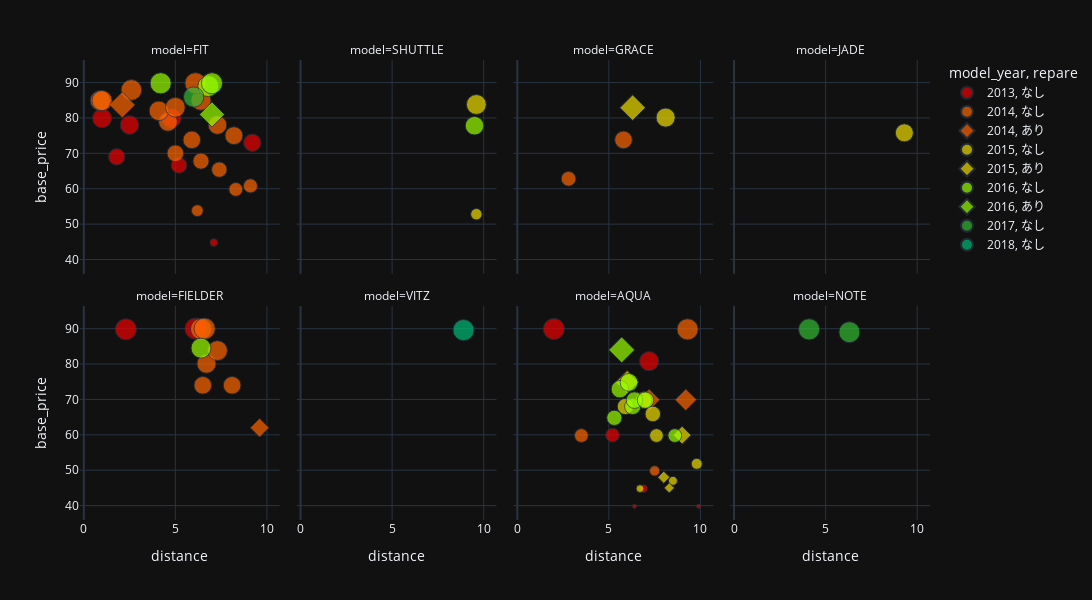

Notebook cell for this chart:
### Code cell
fig = px.scatter(cars,
                 x='distance',
                 size='ref_price',
                 size_max=15,
                 color='model_year',
                 category_orders = {'model_year':['2013','2014','2015','2016','2017','2018','2019','2020']},
                 y='base_price',
                 facet_col='model',
                 facet_col_wrap = 4,
                 template='plotly_dark',
                 symbol='repare',
                 hover_data=[cars.index,'base_price','color'],
                 color_discrete_sequence = ['#ee0000','#ff6600','#eedd00','#99ff00','#33bb33','#00bb77','0055ff'],
                 color_continuous_scale=px.colors.sequential.Turbo,
                height=600,
                width=1200)
# fig.update(layout_coloraxis_showscale=False)
fig.show()

### Figure 1 — Plotly figure (JSON) as saved in the notebook; plotly's stock layout.template omitted (floating-point values rounded to 4 significant figures)
{"data": [{"customdata": [[4, "ブラックパール"], [5, "アラバスターシルバーＭ"], [6, "シルバーメタリック"], [20, "ミラノレッド"], [21, "シルバー"], [22, "プレミアムホワイトＰ"], [23, "プレミアムホワイトＰ"]], "hovertemplate": "model_year=2013<br>repare=なし<br>model=FIT<br>distance=%{x}<br>base_price=%{y}<br>ref_price=%{marker.size}<br>index=%{customdata[0]}<br>color=%{customdata[1]}<extra></extra>", "legendgroup": "2013, なし", "marker": {"color": "#ee0000", "size": [7, 42.1, 42.1, 31.2, 28.8, 35.2, 40.2], "sizemode": "area", "sizeref": 0.232, "symbol": "circle"}, "mode": "markers", "name": "2013, なし", "orientation": "v", "showlegend": true, "type": "scatter", "x": [7.1, 4.8, 1, 1.8, 5.2, 9.2, 2.5], "xaxis": "x5", "y": [44.8, 79.9, 79.9, 69, 66.6, 73, 78], "yaxis": "y5"}, {"customdata": [[43, "ライトブルー"], [47, "ブラック"]], "hovertemplate": "model_year=2013<br>repare=なし<br>model=FIELDER<br>distance=%{x}<br>base_price=%{y}<br>ref_price=%{marker.size}<br>index=%{customdata[0]}<br>color=%{customdata[1]}<extra></extra>", "legendgroup": "2013, なし", "marker": {"color": "#ee0000", "size": [52, 52.2], "sizemode": "area", "sizeref": 0.232, "symbol": "circle"}, "mode": "markers", "name": "2013, なし", "orientation": "v", "showlegend": false, "type": "scatter", "x": [2.3, 6.1], "xaxis": "x", "y": [89.8, 90], "yaxis": "y"}, {"customdata": [[62, "ブラック"], [63, "クールソーダメタリック"], [64, "クールソーダメタリック"], [65, "クールソーダメタリック"], [66, "ブラックパール"], [67, "ブラックマイカ"]], "hovertemplate": "model_year=2013<br>repare=なし<br>model=AQUA<br>distance=%{x}<br>base_price=%{y}<br>ref_price=%{marker.size}<br>index=%{customdata[0]}<br>color=%{customdata[1]}<extra></extra>", "legendgroup": "2013, なし", "marker": {"color": "#ee0000", "size": [2, 2, 7, 22.1, 43, 52.1], "sizemode": "area", "sizeref": 0.232, "symbol": "circle"}, "mode": "markers", "name": "2013, なし", "orientation": "v", "showlegend": false, "type": "scatter", "x": [9.9, 6.4, 6.9, 5.2, 7.2, 2], "xaxis": "x3", "y": [39.8, 39.8, 44.8, 59.9, 80.8, 89.9], "yaxis": "y3"}, {"customdata": [[1, "ブラック"], [2, "ライトゴールドメタリック"], [3, "ベージュ"], [11, "ブリリアントスポーティーブルーメタリック"], [12, "パールホワイト"], [13, "ライトベージュＭ"], [14, "プレミアムホワイトパール"], [15, "アラバスターシルバーＭ"], [16, "ブリリアントスポーティブルーメタリック"], [17, "アトラクトイエローパール"], [18, "プレミアムホワイトP"], [19, "プレミアムホワイトパール"], [24, "プレミアムホワイトパール"], [25, "ブルー"], [26, "ブリリアントスポーティブルーメタリック"], [27, "パール"], [29, "ライトブルーマイカ"]], "hovertemplate": "model_year=2014<br>repare=なし<br>model=FIT<br>distance=%{x}<br>base_price=%{y}<br>ref_price=%{marker.size}<br>index=%{customdata[0]}<br>color=%{customdata[1]}<extra></extra>", "legendgroup": "2014, なし", "marker": {"color": "#ff6600", "size": [30, 47.1, 50.1, 22, 32.2, 36, 37.2, 40.2, 41.1, 44.2, 47.2, 52, 47.1, 16, 27.6, 23, 45.2], "sizemode": "area", "sizeref": 0.232, "symbol": "circle"}, "mode": "markers", "name": "2014, なし", "orientation": "v", "showlegend": true, "type": "scatter", "x": [6.4, 0.9, 2.6, 8.3, 5, 5.9, 8.2, 7.3, 4.6, 4.1, 6.4, 6.1, 1, 6.2, 7.4, 9.1, 5], "xaxis": "x5", "y": [67.8, 84.9, 87.9, 59.8, 70, 73.8, 75, 78, 78.9, 82, 85, 89.8, 84.9, 53.8, 65.4, 60.8, 83], "yaxis": "y5"}, {"customdata": [[35, "アラバスタ―シルバーM"], [36, "ゴールドブラウンメタリック"]], "hovertemplate": "model_year=2014<br>repare=なし<br>model=GRACE<br>distance=%{x}<br>base_price=%{y}<br>ref_price=%{marker.size}<br>index=%{customdata[0]}<br>color=%{customdata[1]}<extra></extra>", "legendgroup": "2014, なし", "marker": {"color": "#ff6600", "size": [25, 36], "sizemode": "area", "sizeref": 0.232, "symbol": "circle"}, "mode": "markers", "name": "2014, なし", "orientation": "v", "showlegend": false, "type": "scatter", "x": [2.8, 5.8], "xaxis": "x7", "y": [62.8, 73.8], "yaxis": "y7"}, {"customdata": [[38, "ブラックマイカ"], [39, "シルバー"], [41, "シルバー"], [42, "ブルー"], [45, "ブラック"], [46, "パールホワイト"]], "hovertemplate": "model_year=2014<br>repare=なし<br>model=FIELDER<br>distance=%{x}<br>base_price=%{y}<br>ref_price=%{marker.size}<br>index=%{customdata[0]}<br>color=%{customdata[1]}<extra></extra>", "legendgroup": "2014, なし", "marker": {"color": "#ff6600", "size": [52.1, 42.3, 36.2, 36.2, 52.2, 46], "sizemode": "area", "sizeref": 0.232, "symbol": "circle"}, "mode": "markers", "name": "2014, なし", "orientation": "v", "showlegend": false, "type": "scatter", "x": [6.4, 6.7, 8.1, 6.5, 6.6, 7.3], "xaxis": "x", "y": [89.9, 80.1, 74, 74, 90, 83.8], "yaxis": "y"}, {"customdata": [[57, "ブラックマイカ"], [60, "ディープアメジストマイカメタリック"], [61, "ライムホワイトパールクリスタルシャイン"]], "hovertemplate": "model_year=2014<br>repare=なし<br>model=AQUA<br>distance=%{x}<br>base_price=%{y}<br>ref_price=%{marker.size}<br>index=%{customdata[0]}<br>color=%{customdata[1]}<extra></extra>", "legendgroup": "2014, なし", "marker": {"color": "#ff6600", "size": [12, 22, 52], "sizemode": "area", "sizeref": 0.232, "symbol": "circle"}, "mode": "markers", "name": "2014, なし", "orientation": "v", "showlegend": false, "type": "scatter", "x": [7.5, 3.5, 9.3], "xaxis": "x3", "y": [49.8, 59.8, 89.8], "yaxis": "y3"}, {"customdata": [[28, "ブラック"]], "hovertemplate": "model_year=2014<br>repare=あり<br>model=FIT<br>distance=%{x}<br>base_price=%{y}<br>ref_price=%{marker.size}<br>index=%{customdata[0]}<br>color=%{customdata[1]}<extra></extra>", "legendgroup": "2014, あり", "marker": {"color": "#ff6600", "size": [45.9], "sizemode": "area", "sizeref": 0.232, "symbol": "diamond"}, "mode": "markers", "name": "2014, あり", "orientation": "v", "showlegend": true, "type": "scatter", "x": [2.1], "xaxis": "x5", "y": [83.7], "yaxis": "y5"}, {"customdata": [[44, "ブルー"]], "hovertemplate": "model_year=2014<br>repare=あり<br>model=FIELDER<br>distance=%{x}<br>base_price=%{y}<br>ref_price=%{marker.size}<br>index=%{customdata[0]}<br>color=%{customdata[1]}<extra></extra>", "legendgroup": "2014, あり", "marker": {"color": "#ff6600", "size": [24.2], "sizemode": "area", "sizeref": 0.232, "symbol": "diamond"}, "mode": "markers", "name": "2014, あり", "orientation": "v", "showlegend": false, "type": "scatter", "x": [9.6], "xaxis": "x", "y": [62], "yaxis": "y"}, {"customdata": [[58, "ブルー"], [59, "パープル"]], "hovertemplate": "model_year=2014<br>repare=あり<br>model=AQUA<br>distance=%{x}<br>base_price=%{y}<br>ref_price=%{marker.size}<br>index=%{customdata[0]}<br>color=%{customdata[1]}<extra></extra>", "legendgroup": "2014, あり", "marker": {"color": "#ff6600", "size": [32.1, 32.1], "sizemode": "area", "sizeref": 0.232, "symbol": "diamond"}, "mode": "markers", "name": "2014, あり", "orientation": "v", "showlegend": false, "type": "scatter", "x": [9.2, 7.2], "xaxis": "x3", "y": [69.9, 69.9], "yaxis": "y3"}, {"customdata": [[31, "ホワイトパール"], [32, "クリスタルブラックパール"]], "hovertemplate": "model_year=2015<br>repare=なし<br>model=SHUTTLE<br>distance=%{x}<br>base_price=%{y}<br>ref_price=%{marker.size}<br>index=%{customdata[0]}<br>color=%{customdata[1]}<extra></extra>", "legendgroup": "2015, なし", "marker": {"color": "#eedd00", "size": [46, 15], "sizemode": "area", "sizeref": 0.232, "symbol": "circle"}, "mode": "markers", "name": "2015, なし", "orientation": "v", "showlegend": true, "type": "scatter", "x": [9.6, 9.6], "xaxis": "x6", "y": [83.8, 52.8], "yaxis": "y6"}, {"customdata": [[34, "シルバー"]], "hovertemplate": "model_year=2015<br>repare=なし<br>model=GRACE<br>distance=%{x}<br>base_price=%{y}<br>ref_price=%{marker.size}<br>index=%{customdata[0]}<br>color=%{customdata[1]}<extra></extra>", "legendgroup": "2015, なし", "marker": {"color": "#eedd00", "size": [42.3], "sizemode": "area", "sizeref": 0.232, "symbol": "circle"}, "mode": "markers", "name": "2015, なし", "orientation": "v", "showlegend": false, "type": "scatter", "x": [8.1], "xaxis": "x7", "y": [80.1], "yaxis": "y7"}, {"customdata": [[37, "クリスタルブラックP"]], "hovertemplate": "model_year=2015<br>repare=なし<br>model=JADE<br>distance=%{x}<br>base_price=%{y}<br>ref_price=%{marker.size}<br>index=%{customdata[0]}<br>color=%{customdata[1]}<extra></extra>", "legendgroup": "2015, なし", "marker": {"color": "#eedd00", "size": [38], "sizemode": "area", "sizeref": 0.232, "symbol": "circle"}, "mode": "markers", "name": "2015, なし", "orientation": "v", "showlegend": false, "type": "scatter", "x": [9.3], "xaxis": "x8", "y": [75.8], "yaxis": "y8"}, {"customdata": [[53, "ブラックパール"], [54, "ピンク"], [56, "ピンクメタリック"], [75, "シルバーメタリック"], [76, "ホワイト"], [77, "ホワイト"], [78, "シルバー"]], "hovertemplate": "model_year=2015<br>repare=なし<br>model=AQUA<br>distance=%{x}<br>base_price=%{y}<br>ref_price=%{marker.size}<br>index=%{customdata[0]}<br>color=%{customdata[1]}<extra></extra>", "legendgroup": "2015, なし", "marker": {"color": "#eedd00", "size": [14, 22, 32, 7, 9.2, 28.1, 30.2], "sizemode": "area", "sizeref": 0.232, "symbol": "circle"}, "mode": "markers", "name": "2015, なし", "orientation": "v", "showlegend": false, "type": "scatter", "x": [9.8, 7.6, 6.9, 6.7, 8.5, 7.4, 5.9], "xaxis": "x3", "y": [51.8, 59.8, 69.8, 44.8, 47, 65.9, 68], "yaxis": "y3"}, {"customdata": [[33, "パール"]], "hovertemplate": "model_year=2015<br>repare=あり<br>model=GRACE<br>distance=%{x}<br>base_price=%{y}<br>ref_price=%{marker.size}<br>index=%{customdata[0]}<br>color=%{customdata[1]}<extra></extra>", "legendgroup": "2015, あり", "marker": {"color": "#eedd00", "size": [45.1], "sizemode": "area", "sizeref": 0.232, "symbol": "diamond"}, "mode": "markers", "name": "2015, あり", "orientation": "v", "showlegend": true, "type": "scatter", "x": [6.3], "xaxis": "x7", "y": [82.9], "yaxis": "y7"}, {"customdata": [[52, "シルバーメタリック"], [55, "ライトブルー"], [73, "ホワイト"], [74, "シルバーメタリック"]], "hovertemplate": "model_year=2015<br>repare=あり<br>model=AQUA<br>distance=%{x}<br>base_price=%{y}<br>ref_price=%{marker.size}<br>index=%{customdata[0]}<br>color=%{customdata[1]}<extra></extra>", "legendgroup": "2015, あり", "marker": {"color": "#eedd00", "size": [10.2, 37.1, 22.1, 7.2], "sizemode": "area", "sizeref": 0.232, "symbol": "diamond"}, "mode": "markers", "name": "2015, あり", "orientation": "v", "showlegend": false, "type": "scatter", "x": [8, 6, 9, 8.3], "xaxis": "x3", "y": [48, 74.9, 59.9, 45], "yaxis": "y3"}, {"customdata": [[8, "ルーセブラックＭ"], [9, "プレミアムホワイトＰII"], [10, "プレミアムホワイトパールII"]], "hovertemplate": "model_year=2016<br>repare=なし<br>model=FIT<br>distance=%{x}<br>base_price=%{y}<br>ref_price=%{marker.size}<br>index=%{customdata[0]}<br>color=%{customdata[1]}<extra></extra>", "legendgroup": "2016, なし", "marker": {"color": "#99ff00", "size": [51.2, 52, 52], "sizemode": "area", "sizeref": 0.232, "symbol": "circle"}, "mode": "markers", "name": "2016, なし", "orientation": "v", "showlegend": true, "type": "scatter", "x": [6.8, 7, 4.2], "xaxis": "x5", "y": [89, 89.8, 89.8], "yaxis": "y5"}, {"customdata": [[30, "ダークブルー"]], "hovertemplate": "model_year=2016<br>repare=なし<br>model=SHUTTLE<br>distance=%{x}<br>base_price=%{y}<br>ref_price=%{marker.size}<br>index=%{customdata[0]}<br>color=%{customdata[1]}<extra></extra>", "legendgroup": "2016, なし", "marker": {"color": "#99ff00", "size": [40], "sizemode": "area", "sizeref": 0.232, "symbol": "circle"}, "mode": "markers", "name": "2016, なし", "orientation": "v", "showlegend": false, "type": "scatter", "x": [9.5], "xaxis": "x6", "y": [77.8], "yaxis": "y6"}, {"customdata": [[40, "シルバーメタリック"]], "hovertemplate": "model_year=2016<br>repare=なし<br>model=FIELDER<br>distance=%{x}<br>base_price=%{y}<br>ref_price=%{marker.size}<br>index=%{customdata[0]}<br>color=%{customdata[1]}<extra></extra>", "legendgroup": "2016, なし", "marker": {"color": "#99ff00", "size": [46.7], "sizemode": "area", "sizeref": 0.232, "symbol": "circle"}, "mode": "markers", "name": "2016, なし", "orientation": "v", "showlegend": false, "type": "scatter", "x": [6.4], "xaxis": "x", "y": [84.5], "yaxis": "y"}, {"customdata": [[49, "ディープアメジストマイカメタリック"], [50, "ライトブルー"], [68, "シルバー"], [69, "シルバーメタリック"], [70, "ブルーメタリック"], [71, "ライムホワイトパールクリスタルシャイン"], [72, "ライムホワイトパールクリスタルシャイン"]], "hovertemplate": "model_year=2016<br>repare=なし<br>model=AQUA<br>distance=%{x}<br>base_price=%{y}<br>ref_price=%{marker.size}<br>index=%{customdata[0]}<br>color=%{customdata[1]}<extra></extra>", "legendgroup": "2016, なし", "marker": {"color": "#99ff00", "size": [27, 30.2, 35.1, 32, 22, 32, 37], "sizemode": "area", "sizeref": 0.232, "symbol": "circle"}, "mode": "markers", "name": "2016, なし", "orientation": "v", "showlegend": false, "type": "scatter", "x": [5.3, 6.3, 5.6, 6.4, 8.6, 7, 6.1], "xaxis": "x3", "y": [64.8, 68, 72.9, 69.8, 59.8, 69.8, 74.8], "yaxis": "y3"}, {"customdata": [[7, "ピンクメタリック"]], "hovertemplate": "model_year=2016<br>repare=あり<br>model=FIT<br>distance=%{x}<br>base_price=%{y}<br>ref_price=%{marker.size}<br>index=%{customdata[0]}<br>color=%{customdata[1]}<extra></extra>", "legendgroup": "2016, あり", "marker": {"color": "#99ff00", "size": [43.2], "sizemode": "area", "sizeref": 0.232, "symbol": "diamond"}, "mode": "markers", "name": "2016, あり", "orientation": "v", "showlegend": true, "type": "scatter", "x": [7], "xaxis": "x5", "y": [81], "yaxis": "y5"}, {"customdata": [[51, "ブルー"]], "hovertemplate": "model_year=2016<br>repare=あり<br>model=AQUA<br>distance=%{x}<br>base_price=%{y}<br>ref_price=%{marker.size}<br>index=%{customdata[0]}<br>color=%{customdata[1]}<extra></extra>", "legendgroup": "2016, あり", "marker": {"color": "#99ff00", "size": [46.2], "sizemode": "area", "sizeref": 0.232, "symbol": "diamond"}, "mode": "markers", "name": "2016, あり", "orientation": "v", "showlegend": false, "type": "scatter", "x": [5.7], "xaxis": "x3", "y": [84], "yaxis": "y3"}, {"customdata": [[0, "ピンク"]], "hovertemplate": "model_year=2017<br>repare=なし<br>model=FIT<br>distance=%{x}<br>base_price=%{y}<br>ref_price=%{marker.size}<br>index=%{customdata[0]}<br>color=%{customdata[1]}<extra></extra>", "legendgroup": "2017, なし", "marker": {"color": "#33bb33", "size": [48.1], "sizemode": "area", "sizeref": 0.232, "symbol": "circle"}, "mode": "markers", "name": "2017, なし", "orientation": "v", "showlegend": true, "type": "scatter", "x": [6], "xaxis": "x5", "y": [85.9], "yaxis": "y5"}, {"customdata": [[79, "グレー"], [80, "シルバー"]], "hovertemplate": "model_year=2017<br>repare=なし<br>model=NOTE<br>distance=%{x}<br>base_price=%{y}<br>ref_price=%{marker.size}<br>index=%{customdata[0]}<br>color=%{customdata[1]}<extra></extra>", "legendgroup": "2017, なし", "marker": {"color": "#33bb33", "size": [52, 51.2], "sizemode": "area", "sizeref": 0.232, "symbol": "circle"}, "mode": "markers", "name": "2017, なし", "orientation": "v", "showlegend": false, "type": "scatter", "x": [4.1, 6.3], "xaxis": "x4", "y": [89.8, 89], "yaxis": "y4"}, {"customdata": [[48, "シルバーメタリック"]], "hovertemplate": "model_year=2018<br>repare=なし<br>model=VITZ<br>distance=%{x}<br>base_price=%{y}<br>ref_price=%{marker.size}<br>index=%{customdata[0]}<br>color=%{customdata[1]}<extra></extra>", "legendgroup": "2018, なし", "marker": {"color": "#00bb77", "size": [51.8], "sizemode": "area", "sizeref": 0.232, "symbol": "circle"}, "mode": "markers", "name": "2018, なし", "orientation": "v", "showlegend": true, "type": "scatter", "x": [8.9], "xaxis": "x2", "y": [89.6], "yaxis": "y2"}], "layout": {"annotations": [{"font": {}, "showarrow": false, "text": "model=FIELDER", "x": 0.1175, "xanchor": "center", "xref": "paper", "y": 0.465, "yanchor": "bottom", "yref": "paper"}, {"font": {}, "showarrow": false, "text": "model=VITZ", "x": 0.3725, "xanchor": "center", "xref": "paper", "y": 0.465, "yanchor": "bottom", "yref": "paper"}, {"font": {}, "showarrow": false, "text": "model=AQUA", "x": 0.6275, "xanchor": "center", "xref": "paper", "y": 0.465, "yanchor": "bottom", "yref": "paper"}, {"font": {}, "showarrow": false, "text": "model=NOTE", "x": 0.8825, "xanchor": "center", "xref": "paper", "y": 0.465, "yanchor": "bottom", "yref": "paper"}, {"font": {}, "showarrow": false, "text": "model=FIT", "x": 0.1175, "xanchor": "center", "xref": "paper", "y": 1.0, "yanchor": "bottom", "yref": "paper"}, {"font": {}, "showarrow": false, "text": "model=SHUTTLE", "x": 0.3725, "xanchor": "center", "xref": "paper", "y": 1.0, "yanchor": "bottom", "yref": "paper"}, {"font": {}, "showarrow": false, "text": "model=GRACE", "x": 0.6275, "xanchor": "center", "xref": "paper", "y": 1.0, "yanchor": "bottom", "yref": "paper"}, {"font": {}, "showarrow": false, "text": "model=JADE", "x": 0.8825, "xanchor": "center", "xref": "paper", "y": 1.0, "yanchor": "bottom", "yref": "paper"}], "height": 600, "legend": {"itemsizing": "constant", "title": {"text": "model_year, repare"}, "tracegroupgap": 0}, "margin": {"t": 60}, "width": 1200, "xaxis": {"anchor": "y", "domain": [0, 0.235], "title": {"text": "distance"}}, "xaxis2": {"anchor": "y2", "domain": [0.255, 0.49], "matches": "x", "title": {"text": "distance"}}, "xaxis3": {"anchor": "y3", "domain": [0.51, 0.745], "matches": "x", "title": {"text": "distance"}}, "xaxis4": {"anchor": "y4", "domain": [0.765, 1.0], "matches": "x", "title": {"text": "distance"}}, "xaxis5": {"anchor": "y5", "domain": [0, 0.235], "matches": "x", "showticklabels": false}, "xaxis6": {"anchor": "y6", "domain": [0.255, 0.49], "matches": "x", "showticklabels": false}, "xaxis7": {"anchor": "y7", "domain": [0.51, 0.745], "matches": "x", "showticklabels": false}, "xaxis8": {"anchor": "y8", "domain": [0.765, 1.0], "matches": "x", "showticklabels": false}, "yaxis": {"anchor": "x", "domain": [0, 0.465], "title": {"text": "base_price"}}, "yaxis2": {"anchor": "x2", "domain": [0, 0.465], "matches": "y", "showticklabels": false}, "yaxis3": {"anchor": "x3", "domain": [0, 0.465], "matches": "y", "showticklabels": false}, "yaxis4": {"anchor": "x4", "domain": [0, 0.465], "matches": "y", "showticklabels": false}, "yaxis5": {"anchor": "x5", "domain": [0.535, 1.0], "matches": "y", "title": {"text": "base_price"}}, "yaxis6": {"anchor": "x6", "domain": [0.535, 1.0], "matches": "y", "showticklabels": false}, "yaxis7": {"anchor": "x7", "domain": [0.535, 1.0], "matches": "y", "showticklabels": false}, "yaxis8": {"anchor": "x8", "domain": [0.535, 1.0], "matches": "y", "showticklabels": false}}}
